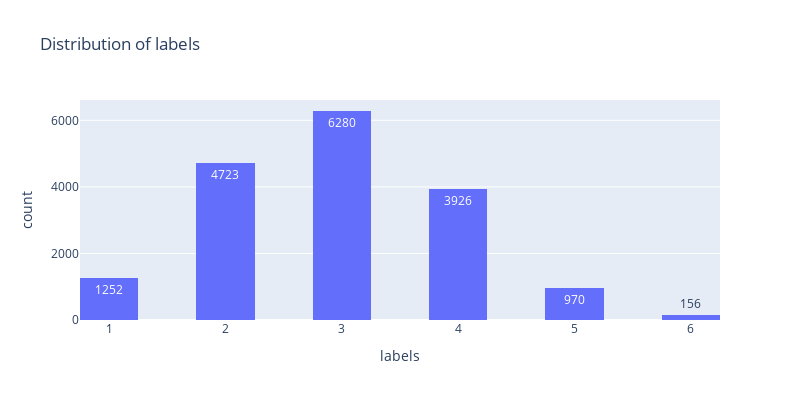

The code cell stored with this chart in its notebook:
### Code cell
# plot the distribution of labels using plotly
import plotly.express as px

fig = px.histogram(df, x='labels', title='Distribution of labels', nbins=20, width=800, height=400, text_auto=True)
fig.show()

### Figure 1 — Plotly figure (JSON) as saved in the notebook; plotly's stock layout.template omitted (floating-point values rounded to 4 significant figures; data arrays with more than 128 entries replaced by an {"elided": "..."} marker saying what was removed)
{"data": [{"alignmentgroup": "True", "bingroup": "x", "hovertemplate": "labels=%{x}<br>count=%{y}<extra></extra>", "legendgroup": "", "marker": {"color": "#636efa", "pattern": {"shape": ""}}, "name": "", "nbinsx": 20, "offsetgroup": "", "orientation": "v", "showlegend": false, "texttemplate": "%{value}", "type": "histogram", "x": {"elided": "17307 int values"}, "xaxis": "x", "yaxis": "y"}], "layout": {"barmode": "relative", "height": 400, "legend": {"tracegroupgap": 0}, "title": {"text": "Distribution of labels"}, "width": 800, "xaxis": {"anchor": "y", "domain": [0, 1], "title": {"text": "labels"}}, "yaxis": {"anchor": "x", "domain": [0, 1], "title": {"text": "count"}}}}
